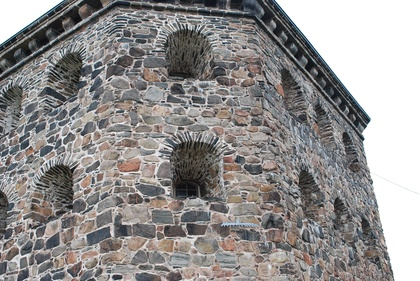
%> input picture assign3_epipolar-geometry_fundamental_essential_matrix/src/kronan1.JPG, 420 x 281 px, shrunk from 1936 x 1296 before the run
$ octave ass3_CE3_CE4.m   (GNU Octave 9; MATLAB toolbox functions it lacks are replaced by stand-ins)
%> lines starting %> are read from the running program, lines starting %| are printed output that depends on the picture
### assign3_epipolar-geometry_fundamental_essential_matrix/src/plotcams.m
function plotcams(P)

c = zeros(4,length(P));
v = zeros(3,length(P));
for i = 1:length(P);
    c(:,i) = null(P{i});
    v(:,i) = P{i}(3,1:3);
end
c = c./repmat(c(4,:),[4 1]);
quiver3(c(1,:),c(2,:),c(3,:),v(1,:), v(2,:), v(3,:),['r','-'],'LineWidth',1.5,'MaxHeadSize',1.5);

### assign3_epipolar-geometry_fundamental_essential_matrix/src/pflat.m
%{
Computer Exercise1.
pflat() divides the homogeneous coordinates with their last entry for
points of any dimensionality. (we assume that none of the points have
last homogeneous coordinate zero.)
%}

function x = pflat(hmgCoord)
x = hmgCoord ./ hmgCoord(end,:);
end

### assign3_epipolar-geometry_fundamental_essential_matrix/src/rital.m
function rital(linjer,st)
if nargin == 1,
 st='-';
end;
if size(linjer)==0,
  slask=[];
else
  [slask,nn]=size(linjer);
  rikt=psphere([linjer(2,:);-linjer(1,:);zeros(1,nn)]);
  punkter=pflat(cross(rikt,linjer));
  for i=1:nn;
   plot([punkter(1,i)-2000*rikt(1,i) punkter(1,i)+2000*rikt(1,i)], ...
        [punkter(2,i)-2000*rikt(2,i) punkter(2,i)+2000*rikt(2,i)],st);
  end;
  slask=[];
end;

### assign3_epipolar-geometry_fundamental_essential_matrix/src/psphere.m
function [y,alpha]=psphere(x);
% [y,alpha]=psphere(x) - normalization of projective points.
% Do a normalization on the projective
% points in x. Each column is considered to
% be a point in homogeneous coordinates.
% INPUT :
%  x     - matrix in which each column is a point.
% OUTPUT :
%  y     - result after normalization.
%  alpha - depth

[a,n]=size(x);
alpha=sqrt(sum(x.^2));
y=x./(ones(a,1)*alpha);

### assign3_epipolar-geometry_fundamental_essential_matrix/src/ass3_CE3_CE4.m

% ------------ Computer Vision - Assignment 3 -------------------------
% ------------ Hicham Mohamad, hsmo@kth.se
%{
============   3 - The Essential Matrix  ==============================

Computer Exercise 3.
The file compEx3data.mat contains the calibration matrix K for the two
images in Computer Exercise 1.

Normalize the image points using the inverse of K.

Set up the matrix M in the eight point algorithm, and solve the
homogeneous least squares system using SVD. Check that the
minimum singular value and Mv are both small.

Construct the Essential matrix from the solution v. Don?t forget to make
sure that E has two equal singular values and the third one zero. Check
that the epipolar constraints ? x2^ E? x1 = 0 are roughly ful?lled.
%}

%% load the data
clear all, close all

load('compEx1data');
load('compEx3data');
image1 = imread('kronan1.jpg');
%> image1 is the input picture: size 281x420x3 uint8; mean R, G, B 147.1, 144.5, 143.8
image2 = imread('kronan2.jpg');
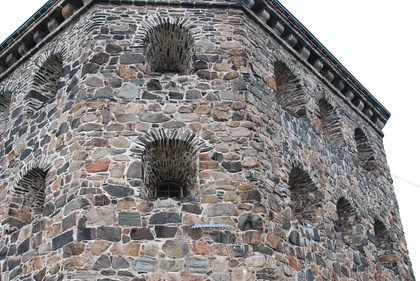
%> input picture assign3_epipolar-geometry_fundamental_essential_matrix/src/kronan2.JPG, 420 x 281 px, shrunk from 1936 x 1296 before the run
%> image2 is the input picture: size 281x420x3 uint8; mean R, G, B 141.3, 138.2, 137.2

%% Normalize the image points using the inverse of K
xn{1,1} = K\x{1};
xn{2,1} = K\x{2};

%% Set up the matrix M in the eight point algorithm
% (use all the points),
% Computes a 3x3 matrix containing all multiplications
% of coordinates from x1n(:,i) and x2n(:,i)
for i=1:size(x{1},2)
    xx = xn{2}(:,i)*xn{1}(:,i)';
    % Reshapes the matrix above and adds to the M matrix
    M(i,:) = xx(:)';
end

%% solve the homogeneous least squares system using SVD
[~,S,V] = svd(M);

% to find an eigenvector corresponding to the smallest eigenvalue
% we should select the last column of V
vstar = V(:,end);

% Check that the minimum singular value and ||Mv|| are both small
% S'S is a diagonal matrix and contains the eigenvalues
% Is the smallest eigenvalue close to zero?
D = S'*S;
% How about||Mv||?
Mv = norm(M*vstar);

%% Creates a valid essential matrix from an approximate solution
Eapprox = reshape(vstar,[3 3]);

[EU,ES,EV] = svd(Eapprox);
if det(EU*EV')>0
    E = EU*diag([1 1 0])*EV';
else
    EV = -EV;
    E = EU*diag([1 1 0])*EV';
end
test_detE = det(E)

%% Compute and plot all the epipolar constraints (should be roughly 0)
disp('The Epipolar constraints ')
xn{2}(:,1)'*E*xn{1}(:,1)
figure
plot(diag(xn{2}' * E * xn{1}),'.');
title('CE3: Plot of the epipolar constraints with E')
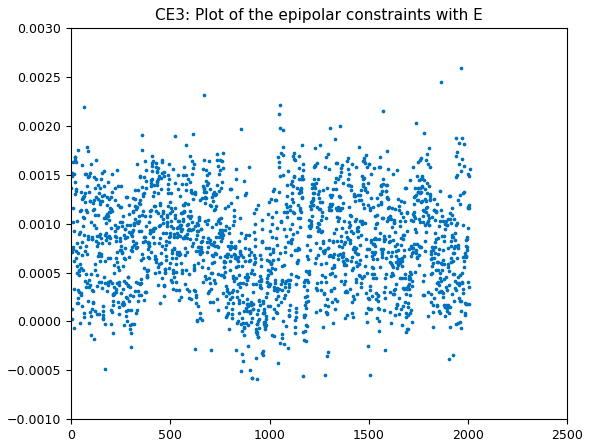
%> figure redrawn from the program's plot data; highest point at x = 1963, y = 0.00259

%% Compute the fundamental matrix
%{
Compute the fundamental matrix for the un-normalized coordinate system
from the essential matrix and compute the epipolar lines l = Fx1.
Pick 20 of the detected points in the second image at random and plot
these in the same ?gure as the image. Also plot the corresponding
epipolar lines in the same ?gure using thefunction rital.m.
%}
% un-normalized fundamental matrix from E
F = K' \ E /K;
% The essential matrix
E = E./E(3,3)

%% compute the epipolar lines l = F x1
l = F * x{1};
% Makes sure that the line has a unit normal
% makes the distance formula easier
l = l./sqrt(repmat(l(1 ,:).^2 + l(2 ,:).^2 ,[3  1]));

%% 20 points and epipolar lines in the second image
%Pick 20 points in the second image at random
%rnd = randi(length(x{1}), 20,1);
rndperm = randperm(size(x{1},2));

% plot these points in the same figure as the image
figure
imagesc(image2)
hold on
for i=1:20
    plot(x{2}(1,rndperm(i)), x{2}(2,rndperm(i)), 'ro', 'linewidth',1);
    % plot the corresponding epipolar lines using function rital.m
    rital(l(:,rndperm(i)));
end
title('CE1: 20 points with the corresponding epipolar lines')
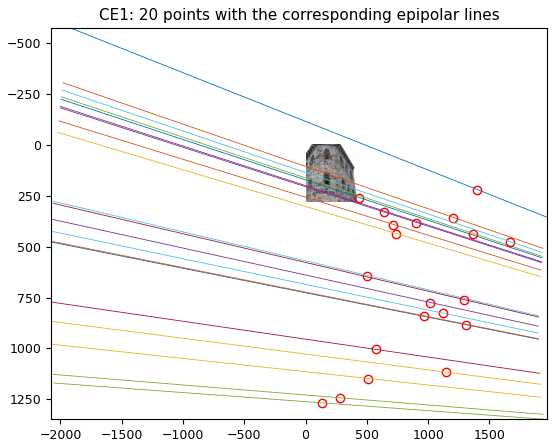
%> figure redrawn from the program's plot data
% Are they close to each other?

%% Compute the distance
%{
Compute the distance between the points and their corresponding epipolar
lines and plot these in a histogram with 100 bins. How does this result
compare to the corresponding result Computer Exercise 1?
%}
figure
hist(abs(sum(l.*x{2})) ,100);
title('CE3: Distances between the points and their epipolar lines')
xlabel('The different distances')
ylabel('Image points')
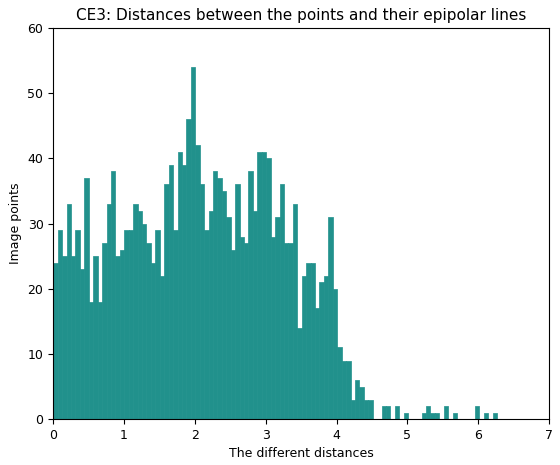
%> figure redrawn from the program's plot data; tallest bar 54 high, from x = 1.94 to 2
% The mean distance
meandist = mean(abs(sum(l.*x{2})));

%% Exercise 6
U6 = [1/sqrt(2) -1/sqrt(2) 0;
     1/sqrt(2) 1/sqrt(2) 0;
     0 0 1];
V6 = [1 0 0; 0 0 -1; 0 1 0];
E6 = U6*diag([1 1 0])*V6';

% plausible correspondence
x16 = [0; 0; 1];
x26 = [1; 1; 1];
testzero = x26'*E6*x16;

% compute s sucht that X(s) projects to x2
W6 = [0 -1 0; 1 0 0; 0 0 1];
P21 = [U6*W6*V6' U6(:,end)];
P22 = [U6*W6*V6' -U6(:,end)];
P23 = [U6*W6'*V6' U6(:,end)];
P24 = [U6*W6'*V6' -U6(:,end)];

%% =========== Computer Exercise 4 ========================================
%  ========================================================================
%{
 For the essential matrix obtained in Computer Exercise 3 compute four
camera solutions in (10). Triangulate the points using DLT for each of
the four camera solutions, and determine for which of the solutions the
points are in front fo the cameras. (Since there is noise involved it
might not be possible to find a solution with all points in front of the
cameras. In that case select the one with the highest number of points
in front of the cameras).

Compute the corresponding camera matrices for the original (un-normalized)
coordinate system and plot the image the points and the projected
3D-points in the same figure. Does the errors look small?

Plot the 3D points and camera centers and principal axes in a 3D plot.
Does it look like you expected it to?
(Recall Exercise 2 in Assignment 2...)
%}

W = [0 -1 0; 1 0 0; 0 0 1];
% Camera P1
P1 = [eye(3,3) zeros(3,1)];

% compute the four camera solutions P2
P2{1,1} = [EU*W*EV' EU(:,end)];
P2{2,1} = [EU*W*EV' -EU(:,end)];
P2{3,1} = [EU*W'*EV' EU(:,end)];
P2{4,1} = [EU*W'*EV' -EU(:,end)];

%% Triangulate the points using DLT for each of the 4 camera solutions
% Set up the DLT equations for triangulation
X = {};
for i=1:4
    Xpoints = [];
    for j=1:size(x{1},2)
        Mtriang = [P1 -[xn{1}(:,j)] [0 0 0]';
                   P2{i,1} [0 0 0]' -[xn{2}(:,j)]];

        % and solve the homogeneous least squares system
        % do this in a loop, once for each point
        [EU,ES,EV] = svd(Mtriang);
        vstar = EV(:,end);
        Xpoints = [Xpoints vstar(1:4,:)];
    end
    X{i,1} = Xpoints;
end
%% homogeneous 3D-points X
[m,n] = size(X{1});
homX = {};
isInFrontOf = {};

for j=1:4
    homXpoints = zeros(m,n);
    inFrontInd = [];

    for i=1:n
        homXpoints(:,i) = pflat(X{j}(:,i));

        % determine for which of the solutions the
        % points are in front fo the cameras

        % If both P1(3,:)*homX AND P2{i}(3,:)*homX are positive
        % then the point is in front of both cameras.
        % Check if P1(3,:)*homX{j} AND P2{i}(3,:)*homX{j}.
        if (P1(3,:)*homXpoints(:,i)>0) && (P2{j}(3,:)*homXpoints(:,i)>0)
            inFrontInd = [inFrontInd i];
        end
    end
    homX{j,1} = homXpoints;
    isInFrontOf{j,1} = inFrontInd;

end
%> this loop made 4 passes; what is shown inside it comes from the first
for i=1:4
    sz(i) = size(isInFrontOf{i},2);
end
    [~,highest] = max(sz);
disp(['The solution ', num2str(highest),+...
      ' is with the highest number of points ' +...
      'in front of the cameras.'])

%% Project the computed points into the two images
for i=1:4
    P1n = K*P1;
    P2n{i} = K*P2{i}
    P1Xn{i,1} = P1n*homX{i};
    P2Xn{i,1} = P2n{i}*homX{i};

    [m4,n4] = size(P1Xn{1});
    proj1 = zeros(m4,n4);
    proj2 = zeros(m4,n4);
    for j = 1 : n4
        proj1(:,j) = pflat(P1Xn{i}(:,j));
        proj2(:,j) = pflat(P2Xn{i}(:,j));
    end
    x1proj{i,1} = proj1;
    x2proj{i,1} = proj2;
end

%% Plot both the image, the image points, and the projected 3D points
for i=1:4
    figure
    imagesc(image2)
    hold on
    plot(x{2}(1,:),x{2}(2,:),'g+')
    hold on;
    plot(x2proj{i}(1,:),x2proj{i}(2,:),'ro');
    title(['CE4: Projected 3D points and image points into P2, solution ',num2str(i)])
    legend('Image points', 'Projected 3D points')
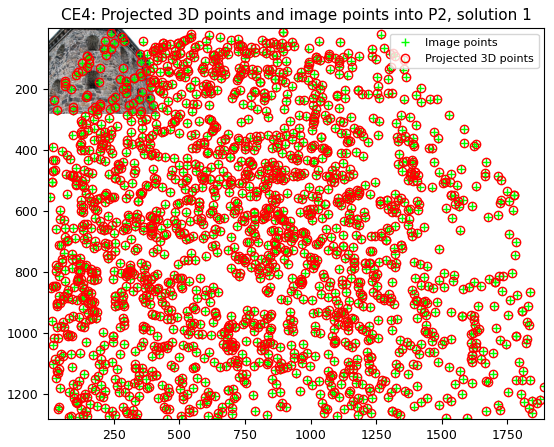
%> figure redrawn from the program's plot data
end

%% Plot the 3D-points in a 3D plot
%Does it look like you expected?
%(Recall Exercise 2 in Assignment 2...)
for i=1:4
%> this loop made 4 passes; what is shown inside it comes from the first
    % computer camera centers
    C{i,1} = null(P2{i});
    % compute principal axes (row 3 R3)
    viewing{i,1} = P2{i}(end, 1:3);

    figure
    plot3(homX{i}(1,:), homX{i}(2,:), homX{i}(3,:), '.','Markersize',2)
    hold on
    plotcams({P1; P2{i}})
    title(['CE4: The reconstructed 3D-points, solution ', num2str(i)])
    xlabel('x'), ylabel('y'), zlabel('z')
%> after `zlabel('z')`:
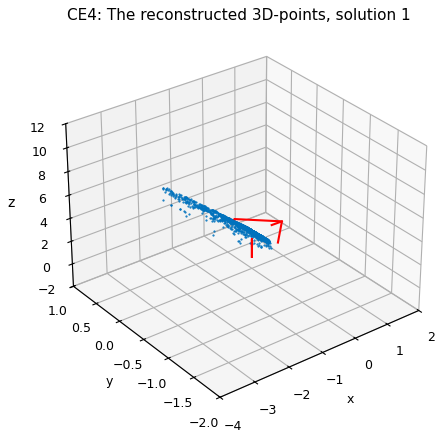
%> figure redrawn from the program's plot data
end
%% Useful matlab commands:
% [11 lines of commented-out code are left out]
